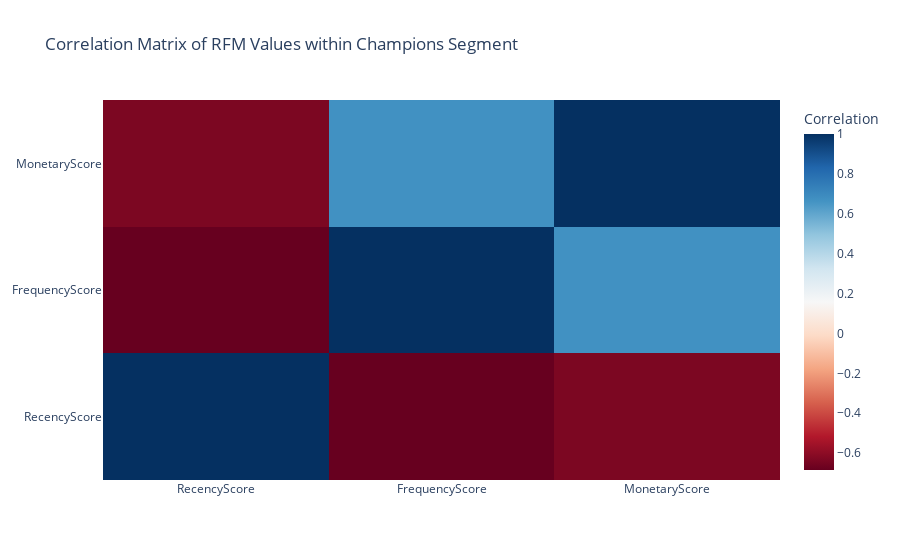

Notebook code for this chart:
### Code cell
#Now let’s analyze the correlation of the recency, frequency, and monetary scores within the champions segment:

correlation_matrix = champions_segment[['RecencyScore', 'FrequencyScore', 'MonetaryScore']].corr()

# Visualize the correlation matrix using a heatmap
fig_heatmap = go.Figure(data=go.Heatmap(
                   z=correlation_matrix.values,
                   x=correlation_matrix.columns,
                   y=correlation_matrix.columns,
                   colorscale='RdBu',
                   colorbar=dict(title='Correlation')))

fig_heatmap.update_layout(title='Correlation Matrix of RFM Values within Champions Segment')

fig_heatmap.show()

### Figure 1 — Plotly figure (JSON) as saved in the notebook; plotly's stock layout.template omitted (floating-point values rounded to 4 significant figures)
{"data": [{"colorbar": {"title": {"text": "Correlation"}}, "colorscale": [[0, "rgb(103,0,31)"], [0.1, "rgb(178,24,43)"], [0.2, "rgb(214,96,77)"], [0.3, "rgb(244,165,130)"], [0.4, "rgb(253,219,199)"], [0.5, "rgb(247,247,247)"], [0.6, "rgb(209,229,240)"], [0.7, "rgb(146,197,222)"], [0.8, "rgb(67,147,195)"], [0.9, "rgb(33,102,172)"], [1, "rgb(5,48,97)"]], "type": "heatmap", "x": ["RecencyScore", "FrequencyScore", "MonetaryScore"], "y": ["RecencyScore", "FrequencyScore", "MonetaryScore"], "z": [[1, -0.6844, -0.6371], [-0.6844, 1, 0.6708], [-0.6371, 0.6708, 1]]}], "layout": {"title": {"text": "Correlation Matrix of RFM Values within Champions Segment"}}}
